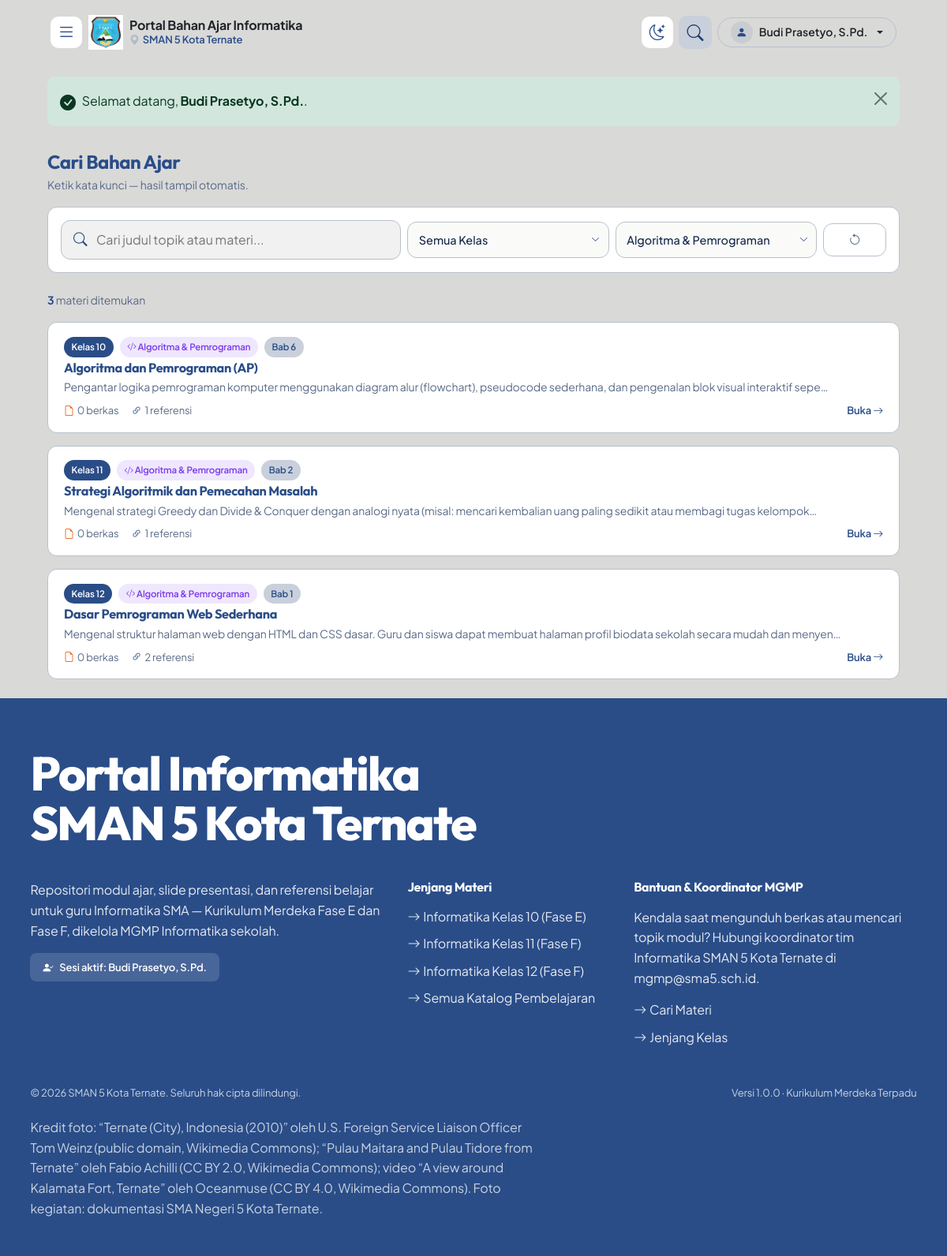
The app's page /guru/search.php?elemen=AP (signed in) with its own data.
### tables this page shows
CREATE TABLE `topik` (
  `id` INT AUTO_INCREMENT PRIMARY KEY,
  `kelas_id` INT NOT NULL,
  `judul_topik` VARCHAR(255) NOT NULL,
  `elemen` VARCHAR(20) NOT NULL DEFAULT 'BK',
  `deskripsi` TEXT DEFAULT NULL,
  `urutan` INT NOT NULL DEFAULT 1,
  `created_by` INT DEFAULT NULL,
  `created_at` DATETIME DEFAULT CURRENT_TIMESTAMP,
  CONSTRAINT `fk_topik_kelas` FOREIGN KEY (`kelas_id`) REFERENCES `kelas` (`id`) ON DELETE CASCADE,
  CONSTRAINT `fk_topik_user` FOREIGN KEY (`created_by`) REFERENCES `users` (`id`) ON DELETE SET NULL
);

CREATE TABLE `kelas` (
  `id` INT AUTO_INCREMENT PRIMARY KEY,
  `nama_kelas` VARCHAR(20) NOT NULL,
  `tingkat` INT NOT NULL,
  `deskripsi` VARCHAR(255) DEFAULT NULL
);

### includes/config.php (called while the page is built, shortened)
<?php
function base_url($path = '') {
    $p = ltrim(str_replace('\\', '/', $path), '/');
    return BASE_PATH . '/' . $p;
}

### guru/search.php (the view, shortened to what this page needs)
<?php
require_once __DIR__ . '/../includes/config.php';
require_once __DIR__ . '/../includes/db.php';
require_once __DIR__ . '/../includes/functions.php';
$query = trim($_GET['q'] ?? '');
$filter_elemen = trim($_GET['elemen'] ?? '');
$filter_tingkat = trim($_GET['tingkat'] ?? '');
$hasil = [];
if (!empty($query) || !empty($filter_elemen) || !empty($filter_tingkat)) {
    $sql = "
        SELECT t.*, k.nama_kelas, k.tingkat,
               (SELECT COUNT(*) FROM file_materi WHERE topik_id = t.id) as total_file,
               (SELECT COUNT(*) FROM referensi WHERE topik_id = t.id) as total_referensi
        FROM topik t
        JOIN kelas k ON t.kelas_id = k.id
        WHERE 1=1
    ";
    $params = [];
    if (!empty($filter_elemen) && $filter_elemen !== 'ALL') {
        $sql .= " AND t.elemen = ? ";
        $params[] = $filter_elemen;
    }
    $sql .= " ORDER BY k.tingkat ASC, t.urutan ASC ";
    $stmt = $pdo->prepare($sql);
    $stmt->execute($params);
    $hasil = $stmt->fetchAll();
}
$sudah_cari = !empty($query) || !empty($filter_elemen) || !empty($filter_tingkat);
require_once __DIR__ . '/../includes/header.php';
?>
<div class="container pt-3 pb-4">
    <h4 class="fw-bold mb-1" style="color: var(--color-primary);">Cari Bahan Ajar</h4>
    <p class="hasil-ringkas mb-3">Ketik kata kunci — hasil tampil otomatis.</p>
    <form action="<?= base_url('guru/search.php') ?>" method="GET" id="formCari" class="pencarian-bar mb-4">
        <div class="row g-2 align-items-center">
            <div class="col-12 col-lg-5">
                <div class="pencarian-input">
                    <input type="search" name="q" id="inputCari" value="<?= e($query) ?>" placeholder="Cari judul topik atau materi..." autocomplete="off" autofocus data-sudah="<?= $sudah_cari ? '1' : '0' ?>">
                </div>
            </div>
            <div class="col-6 col-lg-3">
                <select class="pencarian-select" id="filterTingkat" aria-label="Filter jenjang kelas">
                    <option value="">Semua Kelas</option>
                </select>
            </div>
            <div class="col-6 col-lg-3">
                <select class="pencarian-select" id="filterElemen" aria-label="Filter elemen">
                    <?php foreach (get_elemen_list() as $kode => $el): ?>
                        <option value="<?= $kode ?>" <?= $filter_elemen === $kode ? 'selected' : '' ?>><?= e($el['nama']) ?></option>
                    <?php endforeach; ?>
                </select>
            </div>
            <div class="col-12 col-lg-1">
                <a href="<?= base_url('guru/search.php') ?>" class="btn w-100 py-2" style="border-radius: 12px; border: 1.5px solid var(--border-subtle); color: var(--text-light);" title="Reset pencarian">
                    <i class="bi bi-arrow-counterclockwise"></i>
                </a>
            </div>
        </div>
    </form>
    <?php if ($sudah_cari): ?>
        <div class="d-flex align-items-center justify-content-between mb-3">
            <span class="hasil-ringkas">
                <strong><?= count($hasil) ?></strong> materi ditemukan
            </span>
        </div>
        <?php if (empty($hasil)): ?>
            <div class="kartu-hasil kosong">
                <i class="bi bi-emoji-frown"></i>
                <div class="fw-bold mb-1" style="color: var(--color-primary);">Tidak ada hasil</div>
                <div>Coba kata kunci lain atau hapus filter.</div>
            </div>
        <?php else: ?>
            <div class="row g-3">
                <?php foreach ($hasil as $topik):
                    $el_info = get_elemen_info($topik['elemen'] ?? 'BK');
                ?>
                <div class="col-12">
                    <div class="kartu-hasil">
                        <div class="d-flex flex-wrap align-items-center gap-2 mb-1">
                            <span class="badge-kecil" style="background: var(--color-primary); color: #fff;"><?= e($topik['nama_kelas']) ?></span>
                            <span class="badge-kecil" style="background: <?= $el_info['bg'] ?>; color: <?= $el_info['warna'] ?>;">
                                <i class="bi <?= $el_info['icon'] ?>"></i> <?= e($el_info['nama']) ?>
                            </span>
                            <span class="badge-kecil" style="background: var(--color-ice); color: var(--color-primary);">Bab <?= (int) $topik['urutan'] ?></span>
                        </div>
                        <h6>
                            <a href="<?= base_url('guru/topik.php?id=' . $topik['id']) ?>"><?= e($topik['judul_topik']) ?></a>
                        </h6>
                        <p><?= e(mb_substr($topik['deskripsi'] ?? '', 0, 140)) ?><?= mb_strlen($topik['deskripsi'] ?? '') > 140 ? '…' : '' ?></p>
                        <div class="d-flex align-items-center gap-3 mt-2 small" style="color: var(--text-light);">
                            <span><i class="bi bi-file-earmark me-1" style="color: #ea580c;"></i><?= (int) $topik['total_file'] ?> berkas</span>
                            <span><i class="bi bi-link-45deg me-1" style="color: var(--color-primary);"></i><?= (int) $topik['total_referensi'] ?> referensi</span>
                            <a href="<?= base_url('guru/topik.php?id=' . $topik['id']) ?>" class="ms-auto fw-semibold text-decoration-none" style="color: var(--color-primary);">
                                Buka <i class="bi bi-arrow-right"></i>
                            </a>
                        </div>
                    </div>
                </div>
                <?php endforeach; ?>
            </div>
        <?php endif; ?>
    <?php endif; ?>
</div>
<?php require_once __DIR__ . '/../includes/footer.php'; ?>

### assets/css/style.css (style rules this page uses)
html { overflow-x: clip; max-width: 100%; -webkit-text-size-adjust: 100%; text-size-adjust: 100%; touch-action: manipulation; scroll-behavior: smooth; scroll-padding-top: calc(var(--nav-h) + 16px); }
body { font-family: 'Plus Jakarta Sans', -apple-system, BlinkMacSystemFont, "Segoe UI", Roboto, sans-serif; font-size: var(--fs-body); line-height: 1.55; background-color: var(--ground); color: var(--ink); min-height: 100svh; display: flex; flex-direction: column; letter-spacing: -0.01em; overflow-x: clip; max-width: 100%; margin: 0; }
h1, h2, h3, h4, h5, h6, .font-heading { font-family: 'Outfit', 'Plus Jakarta Sans', sans-serif; color: var(--ink); letter-spacing: -0.02em; font-weight: 700; line-height: 1.15; }
p { margin-top: 0; }
a { color: var(--accent); text-decoration: none; transition: color 0.2s ease; }
small, .small { font-size: var(--fs-small); }
.btn { border-radius: var(--radius-md); }

### guru/search.php (style rules this page uses)
.pencarian-bar { background: var(--bg-surface); border: 1px solid var(--border-subtle); border-radius: var(--radius-lg); padding: 1rem; }
.pencarian-input { position: relative; }
.pencarian-input input { width: 100%; border: 1.5px solid var(--border-subtle); border-radius: 12px; padding: 0.75rem 2.75rem 0.75rem 2.75rem; font-size: 1rem; color: var(--text-main); background: var(--bg-input); outline: none; transition: border-color 0.2s ease, background-color 0.2s ease; -webkit-appearance: none; appearance: none; }
.pencarian-select { border: 1.5px solid var(--border-subtle); border-radius: 12px; padding: 0.65rem 2.1rem 0.65rem 0.85rem; font-size: 0.9rem; font-weight: 500; color: var(--text-main); background-color: #fafbf8; background-repeat: no-repeat; background-position: right 0.65rem center; background-size: 0.7rem; appearance: none; -webkit-appearance: none; cursor: pointer; width: 100%; transition: border-color 0.2s ease; }
.hasil-ringkas { font-size: 0.88rem; color: var(--text-light); }
.hasil-ringkas strong { color: var(--color-primary); }
.kartu-hasil { background: var(--bg-surface); border: 1px solid var(--border-subtle); border-radius: var(--radius-lg); padding: 1.1rem 1.25rem; transition: border-color 0.2s ease, box-shadow 0.2s ease; }
.kartu-hasil h6 { margin: 0; font-weight: 700; font-size: 1.02rem; }
.kartu-hasil h6 a { color: var(--color-primary); text-decoration: none; }
.kartu-hasil p { margin: 0.3rem 0 0; font-size: 0.875rem; color: var(--text-light); line-height: 1.55; }
.badge-kecil { font-size: 0.72rem; font-weight: 600; padding: 0.25rem 0.6rem; border-radius: 999px; }

### records on screen
topik: kelas.nama_kelas "Kelas 10", elemen "Algoritma & Pemrograman", urutan "6", judul_topik "Algoritma dan Pemrograman (AP)", deskripsi "Pengantar logika pemrograman komputer menggunakan diagram alur (flowchart), pseudocode sederhana, dan pengenalan blok visual interaktif sepe", total_file "0", total_referensi "1"
topik: kelas.nama_kelas "Kelas 11", elemen "Algoritma & Pemrograman", urutan "2", judul_topik "Strategi Algoritmik dan Pemecahan Masalah", deskripsi "Mengenal strategi Greedy dan Divide & Conquer dengan analogi nyata (misal: mencari kembalian uang paling sedikit atau membagi tugas kelompok", total_file "0", total_referensi "1"
topik: kelas.nama_kelas "Kelas 12", elemen "Algoritma & Pemrograman", urutan "1", judul_topik "Dasar Pemrograman Web Sederhana", deskripsi "Mengenal struktur halaman web dengan HTML dan CSS dasar. Guru dan siswa dapat membuat halaman profil biodata sekolah secara mudah dan menyen", total_file "0", total_referensi "2"

### other values on screen
$current_user['nama'] "Budi Prasetyo, S.Pd."
$flash['message'] "Selamat datang, Budi Prasetyo, S.Pd. ."
count($hasil) "3"
current_user()['nama'] "Budi Prasetyo, S.Pd."
APP_SCHOOL "SMAN 5 Kota Ternate"
APP_VERSION "1.0.0"
form field value "Algoritma & Pemrograman"
